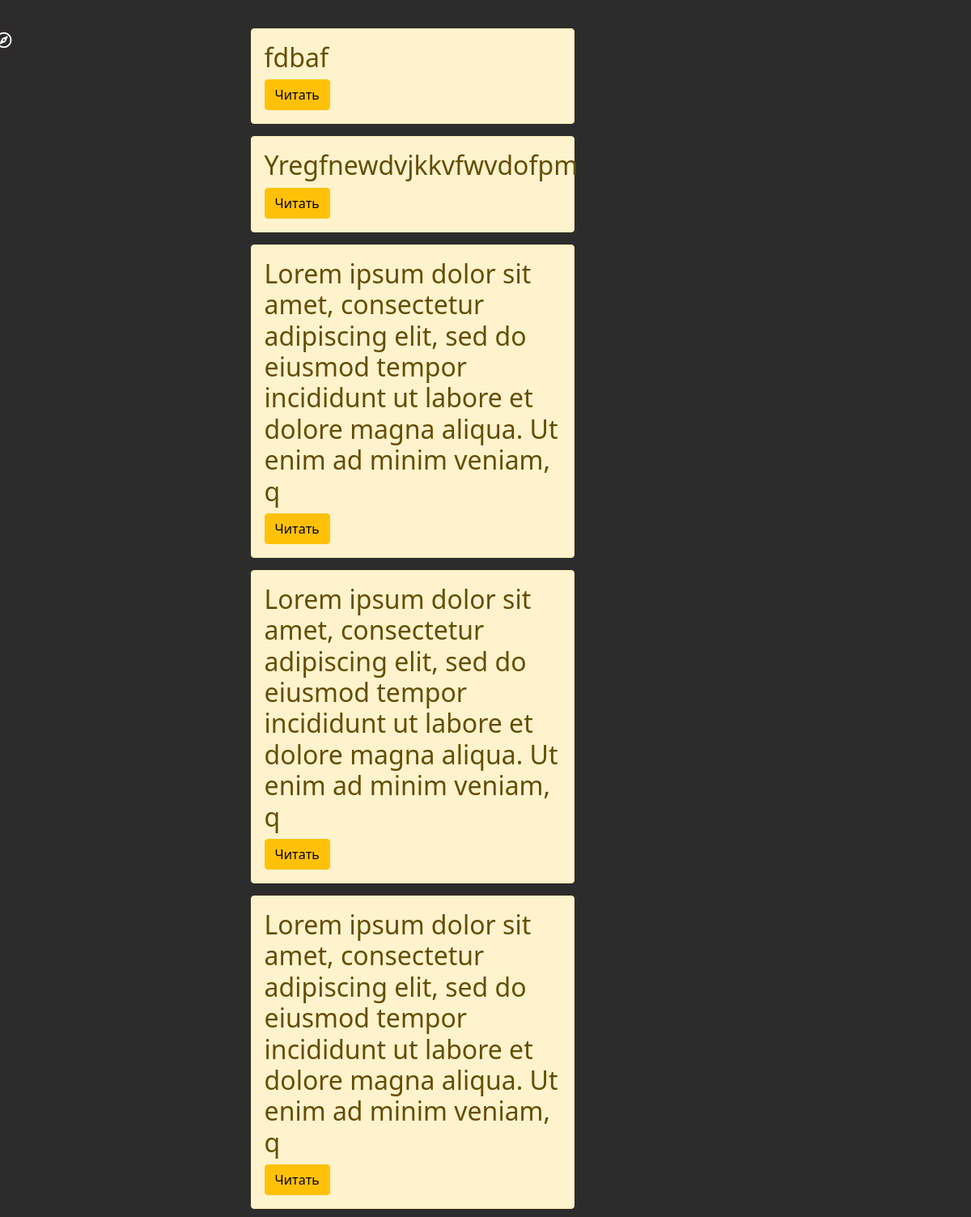
The app's page /notes/, older data.
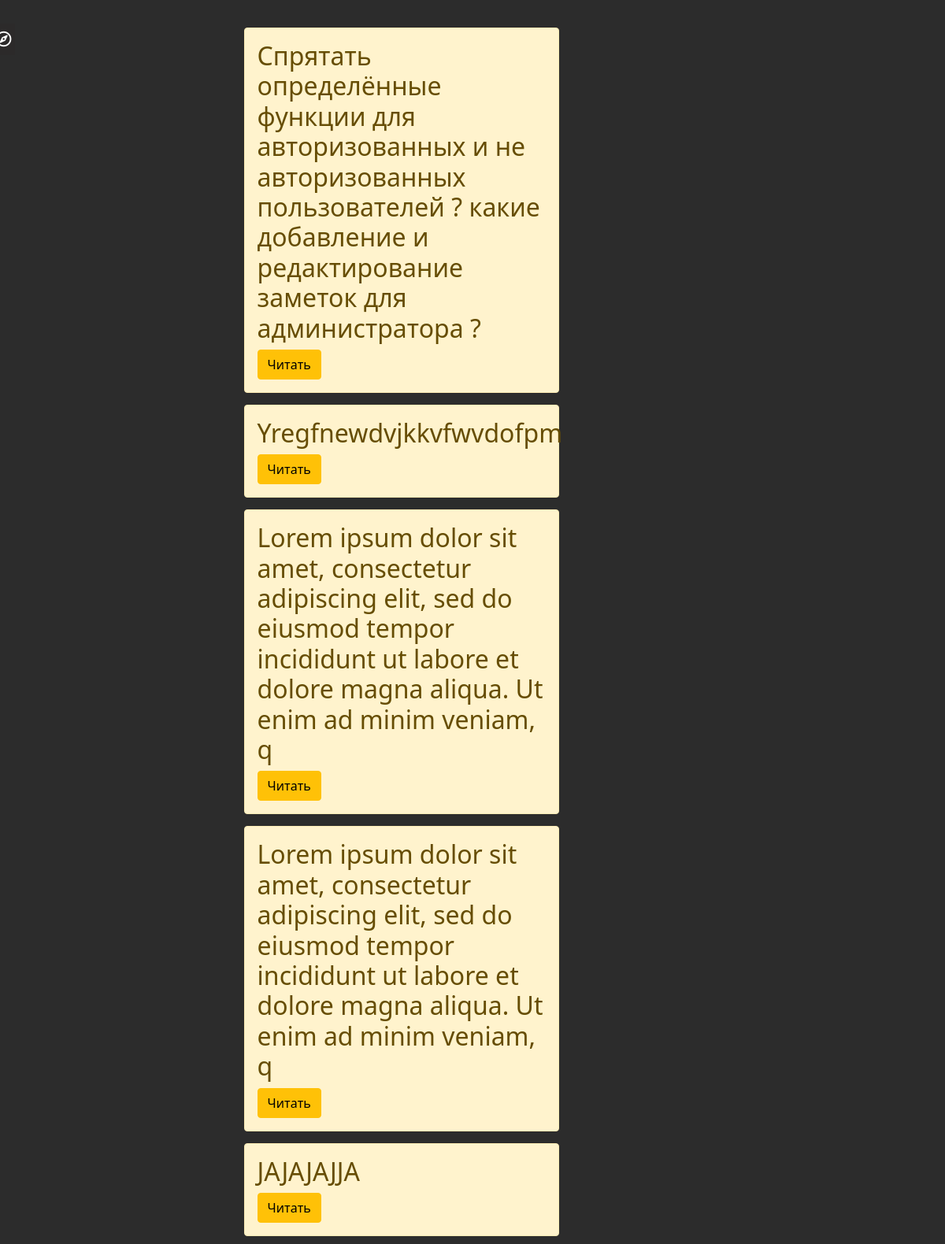
The same page, newer data.
### notes/models.py (models this page shows, shortened)
class Articles(models.Model):
    title = models.CharField('Title', max_length=150)
    full_text = models.TextField('Note', null=True)
    date = models.DateTimeField('Date of publication', null=True)
    class Meta:
        verbose_name = 'Note'
        verbose_name_plural = 'Notes'

### notes/views.py (the view)
# urls.py: path('', views.notes_home, name='notes_home'),
def notes_home(request):
    notes = Articles.objects.all()
    return render(request, 'notes/notes_home.html', {'notes': notes})

### notes/templates/notes/notes_home.html (shortened to what this page needs)
{% extends 'main/layout.html' %}
{% load i18n %}
{% block contentrt %}
         {% if notes %}
            {% for el in notes %}
    <div class="wrapper__notes">
        <section class="alert alert-warning">
            <h2 class="notes__title">{{ el.title }}</h2>
            <div class="notes__items">
                <div class="notes__item">
                    <a href="{% url 'notes-detail' el.id %}" class="btn btn-warning"> {% trans 'Читать' %}</a>
                </div>
            </div>
        </section>
    </div>
            {% endfor %}
         {% else %}
            <p>У вас нет записей!</p>
         {% endif %}
{% endblock %}

Row changes from the older to the newer data that the page shows:
removed Articles: title "Lorem ipsum dolor sit amet, consectetur adipiscing elit, sed do eiusmod tempor incididunt ut labore et dolore magna aliqua. Ut enim ad minim veniam, q"
changed Articles: title "fdbaf" → "Спрятать определённые функции для авторизованных и не авторизованных пользователей ? какие добавление и редактирование заметок для администратора ?"
added Articles: title "JAJAJAJJA"
